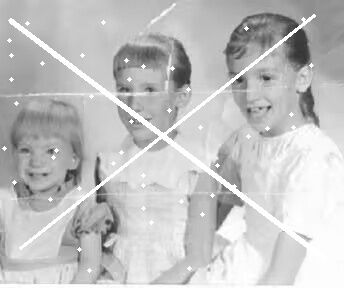
#> input picture Year3-Junior-大三/Sem2-大三下-智能感知与测控系统-Spring/01-计算机视觉-Computer-Vision/Source-视觉算法源码/Assets/damaged_demo.jpg, 344 x 288 px
$ python image_inpainting.py
#> lines starting #> are read from the running program, lines starting #| are printed output that depends on the picture; after the words box and inside, x2 and y2 are one past the last pixel; in counts of white or black regions, pixels touching at a corner belong together
# image_inpainting.py
"""
Computer Vision Course Practice 1: Image Inpainting & Restoration
Author: 刘超然 (Student ID: 2023060904025)
Description:
    Implements digital image restoration. Specifically, detects scratches/noise on a corrupted image
    (represented as bright white pixels) and applies Fast Marching Method (FMM) to reconstruct
    the original pixel values based on neighboring texture.
"""

import cv2
import numpy as np
import os
import sys

def restore_image(corrupted_path, output_path):
    print(f"Reading corrupted image from: {corrupted_path}")

    if not os.path.exists(corrupted_path):
        print("Error: Input file does not exist.")
        return False

    # Read image supporting Chinese paths
    img_corrupted = cv2.imdecode(np.fromfile(corrupted_path, dtype=np.uint8), cv2.IMREAD_COLOR)
#> img_corrupted is the input picture: shape (288, 344, 3); min 43, max 255, mean 193.8
    if img_corrupted is None:
        print("Error: Failed to read corrupted image.")
        return False

    # Create mask of damaged regions (we know the noise/scratches were drawn in white [255, 255, 255])
    # Let's define pixels close to white as the mask (e.g. threshold > 240 in all channels)
    gray = cv2.cvtColor(img_corrupted, cv2.COLOR_BGR2GRAY)
    _, mask = cv2.threshold(gray, 250, 255, cv2.THRESH_BINARY)
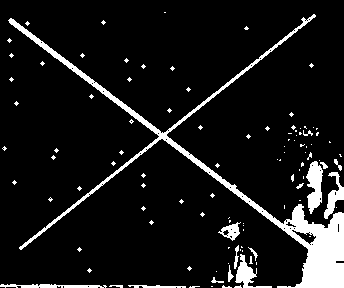
#> mask: shape (288, 344); 9.3% white; 107 white regions (91 under 20 px), largest, box (x1, y1, x2, y2) and area: (8, 14, 344, 288) 6120, (306, 161, 323, 214) 572, (235, 254, 272, 288) 404

    # Dilate the mask slightly to ensure we cover the edge of the scratches
    kernel = cv2.getStructuringElement(cv2.MORPH_RECT, (3, 3))
    mask = cv2.dilate(mask, kernel, iterations=1)
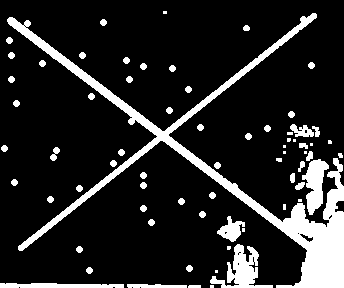
#> mask: shape (288, 344); 14.6% white; 69 white regions (15 under 20 px), largest, box (x1, y1, x2, y2) and area: (7, 13, 344, 288) 9235, (210, 244, 273, 288) 1117, (302, 159, 329, 215) 827

    # Apply inpainting (Telea's algorithm)
    print("Applying Telea's Image Inpainting algorithm...")
    inpainted = cv2.inpaint(img_corrupted, mask, inpaintRadius=5, flags=cv2.INPAINT_TELEA)
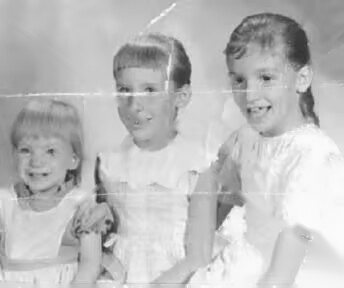
#> inpainted: shape (288, 344, 3); min 43, max 253, mean 190.2

    # Save output supporting Chinese paths
    _, buf = cv2.imencode(".jpg", inpainted)
    buf.tofile(output_path)
    print(f"Restoration complete! Output saved to: {output_path}")
    return True

if __name__ == "__main__":
    script_dir = os.path.dirname(os.path.abspath(__file__))
    assets_dir = os.path.join(script_dir, "Assets")

    corrupted_img = os.path.join(assets_dir, "damaged_demo.jpg")
    output_img = os.path.join(assets_dir, "inpainting_result.jpg")

    success = restore_image(corrupted_img, output_img)
    if success:
        print("Image restoration executed successfully!")
    else:
        print("Image restoration execution failed.")
